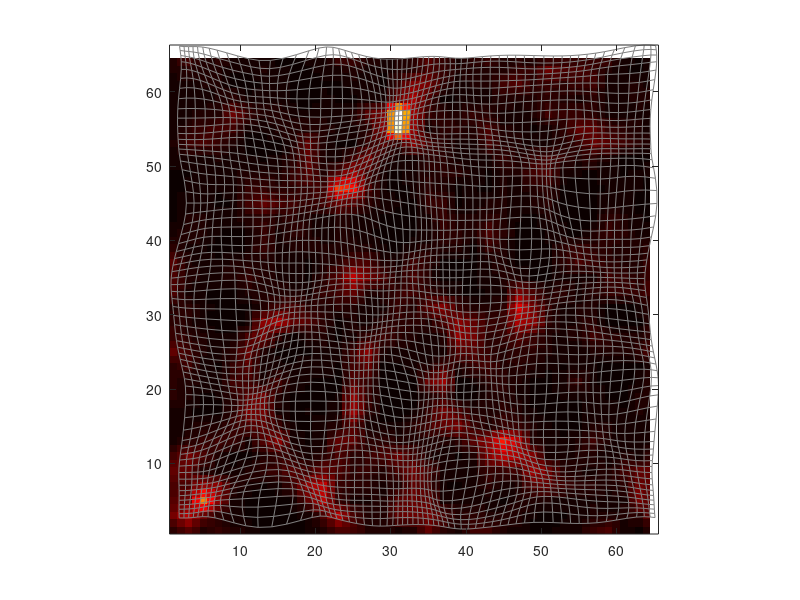

Recreate this plot in MATLAB.
clear;close all
nf=64;
fid=fopen('newposition.dat');
newposition=fread(fid,'real*4');
fclose(fid);

newposition=reshape(newposition,3,nf,nf,nf);
%
fid=fopen('cube_fine.dat');
den=fread(fid,'real*4');
den=reshape(den,nf,nf,nf);
fclose(fid);

figure(101);imagesc(mean(den(:,:,1),3)');axis xy square
colormap(hot)
hold on
%
for jp=1:nf
    plot(reshape(newposition(1,:,jp,1),nf,1)',reshape(newposition(2,:,jp,1),nf,1)','Color',[0.5 0.5 0.5])
    axis xy square; hold on;
end

for ip=1:nf
    plot(reshape(newposition(1,ip,:,1),nf,1)',reshape(newposition(2,ip,:,1),nf,1)','Color',[0.5 0.5 0.5])
    hold on;
end

newposition(:,1,1,1)



return
figure
for jp=1:nf
    plot3(newposition(1,:,jp,1),newposition(2,:,jp,1),newposition(3,:,jp,1),'k');axis xy square
    hold on;
end

for ip=1:nf
    plot3(reshape(newposition(1,ip,:,1),nf,1),reshape(newposition(2,ip,:,1),nf,1),...
        reshape(newposition(3,ip,:,1),nf,1),'k');axis xy square
    hold on;
end
